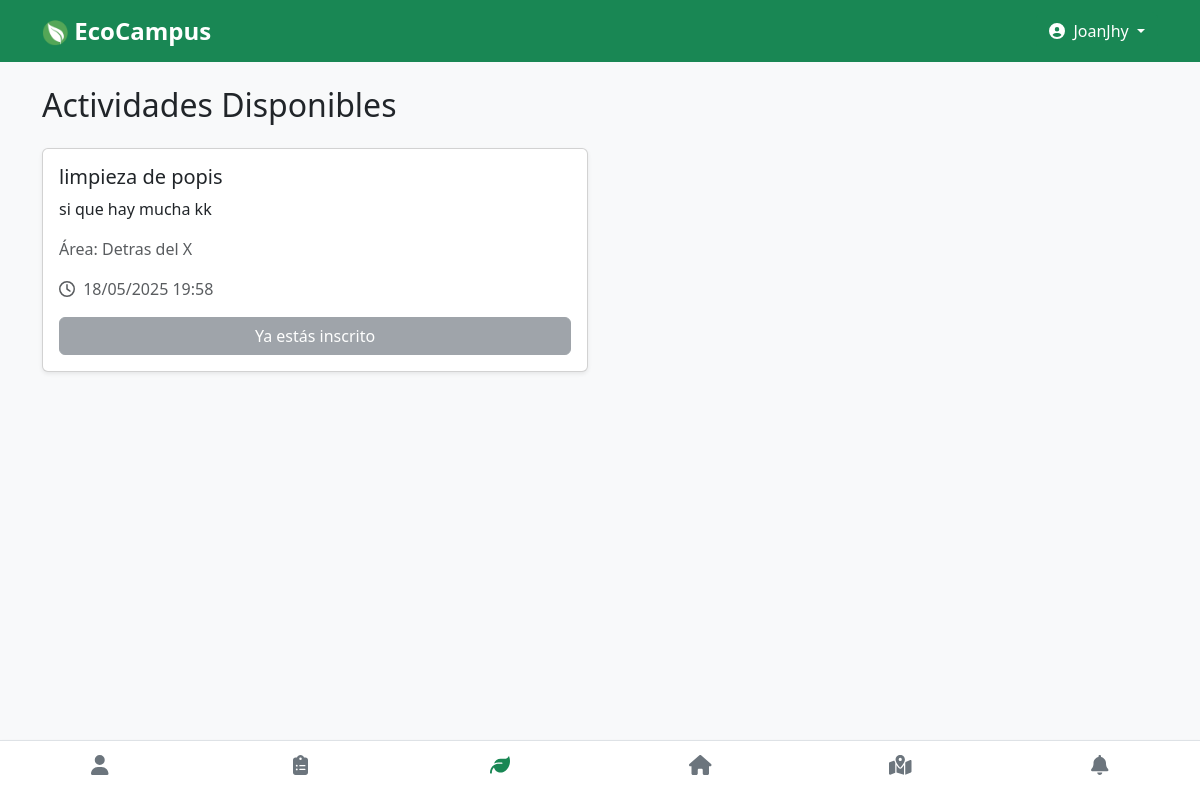
Before: /actividades (signed in) with the older database file.
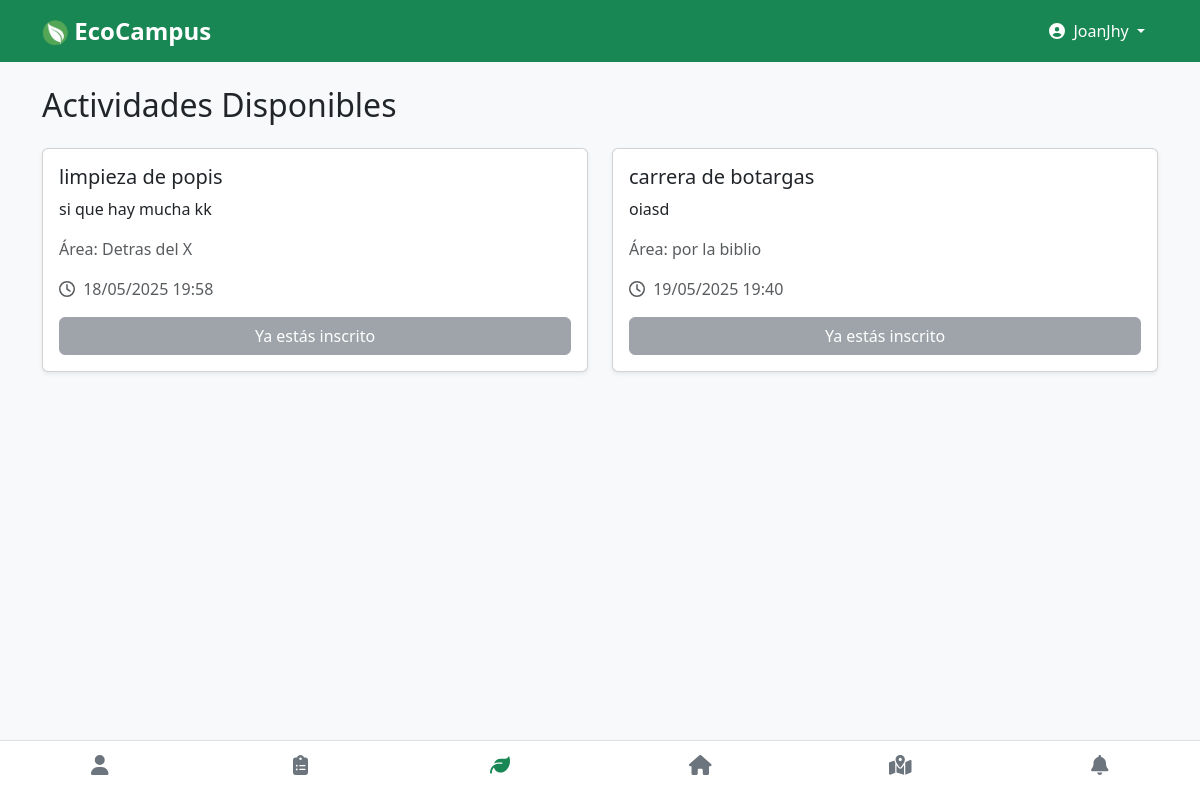
After: the same page with the newer database file.
### backend/models.py (models this page shows)
class Actividad(db.Model):
    id = db.Column(db.Integer, primary_key=True)
    titulo = db.Column(db.String(100), nullable=False)
    descripcion = db.Column(db.String(200))
    area = db.Column(db.String(100))
    fecha_hora_inicio = db.Column(db.DateTime, nullable=False, default=datetime.utcnow)
    archivada = db.Column(db.Boolean, default=False)

### backend/routes.py (the view, shortened to what this page needs)
    @app.route('/actividades', methods=['GET', 'POST'])
    def actividades():
        if 'usuario_id' not in session:
            return redirect(url_for('login'))
        archivar_actividades_pasadas()
        actividades = Actividad.query.filter_by(archivada=False).order_by(Actividad.fecha_hora_inicio.asc()).all()
        inscritas = [i.actividad_id for i in Inscripcion.query.filter_by(usuario_id=session['usuario_id']).all()]
        return render_template('actividades.html', actividades=actividades, inscritas=inscritas)

### frontend/templates/actividades.html (shortened to what this page needs)
{% extends 'layout.html' %}
{% block content %}
<h2 class="mb-4">Actividades Disponibles</h2>
<div class="row row-cols-1 row-cols-md-2 g-4">
  {% for a in actividades %}
  <div class="col">
    <div class="card h-100 shadow-sm">
      <div class="card-body">
        <h5 class="card-title">{{ a.titulo }}</h5>
        <p class="card-text">{{ a.descripcion }}</p>
        <p class="text-muted">Área: {{ a.area }}</p>
        <p class="text-muted"><i class="far fa-clock me-1"></i>
          {{ a.fecha_hora_inicio.strftime('%d/%m/%Y %H:%M') }}
        </p>
        <form method="POST">
          {% if a.id in inscritas %}
            <button class="btn btn-secondary w-100" disabled>Ya estás inscrito</button>
          {% else %}
            <button class="btn btn-success w-100" type="submit"><i class="fas fa-plus"></i> Inscribirme</button>
          {% endif %}
        </form>
      </div>
    </div>
  </div>
  {% endfor %}
</div>
{% endblock %}

Changed rows visible on the page:
added Actividad: titulo "carrera de botargas", descripcion "oiasd", area "por la biblio", fecha_hora_inicio "19/05/2025 19:40", shows "Ya estás inscrito"
